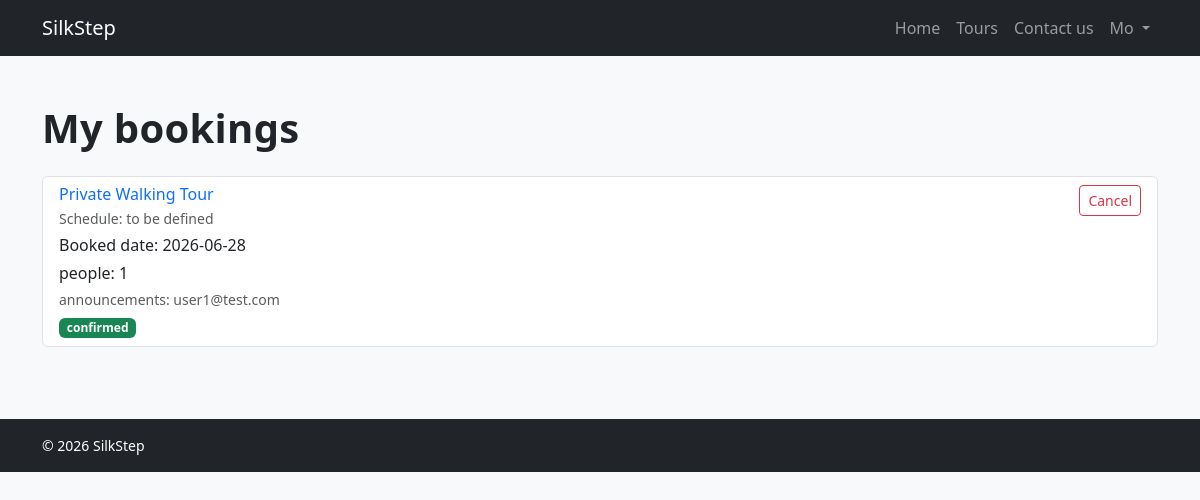
/my-bookings (signed in), run on the app's committed database.
### tables this page shows
CREATE TABLE users (
    id INTEGER PRIMARY KEY AUTOINCREMENT,
    name TEXT NOT NULL,
    surname TEXT NOT NULL,
    email TEXT NOT NULL UNIQUE,
    password TEXT NOT NULL,
    role TEXT NOT NULL CHECK(role IN ('guide', 'participant', 'admin'))
);

CREATE TABLE bookings (
    id INTEGER PRIMARY KEY AUTOINCREMENT,
    tour_id INTEGER NOT NULL,
    participant_id INTEGER NOT NULL,
    tour_date TEXT NOT NULL,
    status TEXT NOT NULL DEFAULT 'confirmed',
    created_at TEXT DEFAULT CURRENT_TIMESTAMP, party_size INTEGER NOT NULL DEFAULT 1, notes TEXT, announce_email TEXT, announce_phone TEXT,
    FOREIGN KEY (tour_id) REFERENCES tours(id),
    FOREIGN KEY (participant_id) REFERENCES users(id)
);

CREATE TABLE tours (
    id INTEGER PRIMARY KEY AUTOINCREMENT,
    title TEXT NOT NULL,
    schedule TEXT NOT NULL,
    duration TEXT NOT NULL,
    payment TEXT NOT NULL,
    summary TEXT NOT NULL
, guide_id INTEGER, meeting_point TEXT, max_participants INTEGER DEFAULT 15, photo_url TEXT, meeting_map_link TEXT);

### app.py (the view)
@app.route("/my-bookings")
def my_bookings():
    if not current_user.is_authenticated or current_user.role != "participant":
        return redirect(url_for("home"))
    bookings = [dict(r) for r in bookings_dao.get_bookings_by_participant(current_user.id)]
    return render_template("my_bookings.html", bookings=bookings)

### app.py (called while the page is built)
@login_manager.user_loader
def load_user(user_id):
    row = users_dao.get_user_by_id(int(user_id))
    return User(row) if row else None

### bookings_dao.py (called while the page is built)
def get_bookings_by_participant(participant_id):
    conn = sqlite3.connect("silkstep.db")
    conn.row_factory = sqlite3.Row
    rows = conn.execute(
        """
        SELECT b.id, b.tour_id, b.tour_date, b.party_size, b.notes, b.status, b.created_at,
               b.announce_email, b.announce_phone,
               t.title AS tour_title, t.schedule AS tour_schedule
        FROM bookings b
        JOIN tours t ON t.id = b.tour_id
        WHERE b.participant_id = ?
        ORDER BY b.id DESC
        """,
        (participant_id,),
    ).fetchall()
    conn.close()
    return rows

### users_dao.py (called while the page is built)
def get_user_by_id(user_id):
    conn = sqlite3.connect("silkstep.db")
    conn.row_factory = sqlite3.Row
    row = conn.execute("SELECT * FROM users WHERE id = ?", (user_id,)).fetchone()
    conn.close()
    return row

### templates/my_bookings.html (shortened to what this page needs)
{% extends "base.html" %}
{% block content %}
<section class="container py-5">
  <h1 class="mb-4">My bookings</h1>
  {% if bookings %}
    <div class="list-group">
      {% for b in bookings %}
        <div class="list-group-item">
          <div class="d-flex justify-content-between align-items-start">
            <div>
              <h2 class="h6 mb-1">
                <a href="{{ url_for('tour_detail', tour_id=b.tour_id) }}" class="text-decoration-none">
                  {{ b.tour_title }}
                </a>
              </h2>
              <p class="mb-1 text-muted small">Schedule: {{ b.tour_schedule }}</p>
              <p class="mb-1">Booked date: {{ b.tour_date }}</p>
              {% if b.party_size %}
                <p class="mb-1">people: {{ b.party_size }}</p>
              {% endif %}
              {% if b.announce_email or b.announce_phone %}
                <p class="mb-1 text-muted small">
                  announcements:
                  {% if b.announce_email %}{{ b.announce_email }}{% endif %}
                </p>
              {% endif %}
              <span class="badge bg-success">{{ b.status }}</span>
            </div>
            <form method="POST" action="{{ url_for('cancel_booking', booking_id=b.id) }}">
              <button type="submit" class="btn btn-outline-danger btn-sm"
                      onclick="return confirm('Cancel this booking?');">
                Cancel
              </button>
            </form>
          </div>
        </div>
      {% endfor %}
    </div>
  {% else %}
    <p>No bookings yet. <a href="{{ url_for('tours') }}">Browse tours</a></p>
  {% endif %}
</section>
{% endblock %}

### templates/base.html (shortened to what this page needs)
<!DOCTYPE html>
<html lang="en">
<head>
  <link href="https://cdn.jsdelivr.net/npm/bootstrap@5.3.0/dist/css/bootstrap.min.css" rel="stylesheet">
  <link rel="stylesheet" href="{{ url_for('static', filename='css/style.css') }}">
</head>
<body>
  <nav class="navbar navbar-expand-lg navbar-dark bg-dark">
    <div class="container">
      <a class="navbar-brand" href="{{ url_for('home') }}">SilkStep</a>
      <div class="collapse navbar-collapse" id="mainNav">
        <ul class="navbar-nav ms-auto align-items-lg-center">
          <li class="nav-item">
            <a class="nav-link" href="{{ url_for('home') }}">Home</a>
          </li>
          <li class="nav-item">
            <a class="nav-link" href="{{ url_for('tours') }}">Tours</a>
          </li>
          <li class="nav-item">
            <a class="nav-link" href="{{ url_for('contact') }}">Contact us</a>
          </li>
          {% if current_user.is_authenticated %}
          <li class="nav-item dropdown">
            <a class="nav-link dropdown-toggle" href="#" role="button"
               data-bs-toggle="dropdown" aria-expanded="false">
              {{ current_user.name }}
            </a>
          </li>
          {% else %}
          <li class="nav-item">
            <a class="nav-link" href="{{ url_for('login') }}">Login</a>
          </li>
          {% endif %}
        </ul>
      </div>
    </div>
  </nav>
  {% block content %}{% endblock %}
  <footer class="bg-dark text-white py-3 mt-4">
    <div class="container small">&copy; 2026 SilkStep</div>
  </footer>
</body>
</html>

### static/css/style.css (style rules this page uses)
body { background-color: #f8f9fa; color: #212529; }
h1 { font-weight: 700; letter-spacing: 0.3px; }

### data on the page
users: name "Mo"
bookings: tour_title "Private Walking Tour", tour_schedule "to be defined", tour_date "2026-06-28", party_size "1", announce_email "user1@test.com", status "confirmed"
